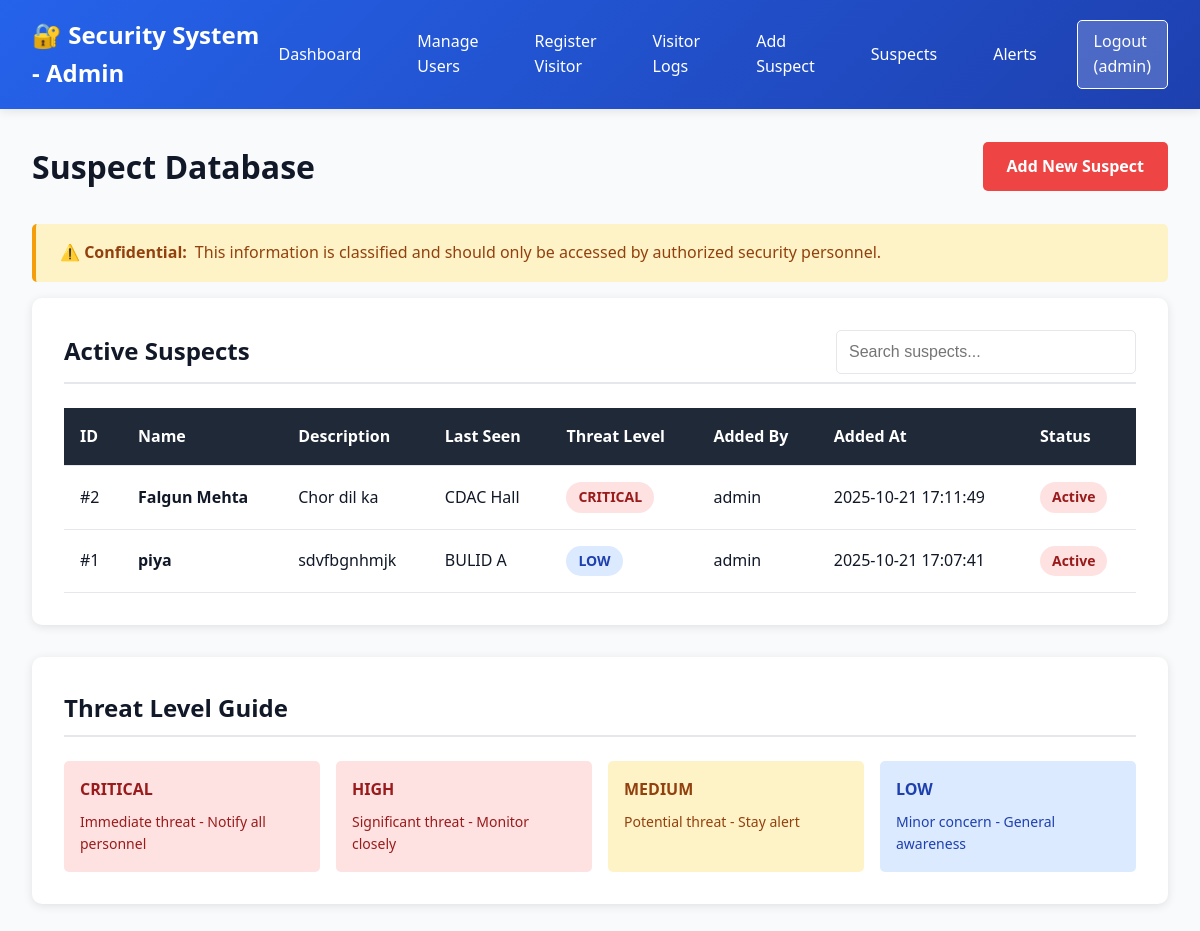
/suspect-records (signed in), run on the app's committed database.
### tables this page shows
CREATE TABLE suspects
                 (id INTEGER PRIMARY KEY AUTOINCREMENT,
                  name TEXT NOT NULL,
                  description TEXT NOT NULL,
                  last_seen TEXT,
                  threat_level TEXT NOT NULL,
                  added_by TEXT NOT NULL,
                  added_at TIMESTAMP DEFAULT CURRENT_TIMESTAMP,
                  status TEXT DEFAULT 'active');

### app.py (the view)
@app.route('/suspect-records')
@admin_required
def suspect_records():
    conn = sqlite3.connect('database.db')
    c = conn.cursor()
    c.execute("SELECT * FROM suspects ORDER BY added_at DESC")
    suspects = c.fetchall()
    conn.close()
    return render_template('suspect_records.html', suspects=suspects)

### app.py (called while the page is built)
def admin_required(f):
    @wraps(f)
    def decorated_function(*args, **kwargs):
        if 'user_id' not in session:
            flash('Please log in to access this page.', 'warning')
            return redirect(url_for('login'))
        if session.get('role') != 'admin':
            flash('Admin access required.', 'danger')
            return redirect(url_for('user_dashboard'))
        return f(*args, **kwargs)
    return decorated_function

### templates/suspect_records.html (shortened to what this page needs)
<!DOCTYPE html>
<html lang="en">
  <head>
    <link
      rel="stylesheet"
      href="{{ url_for('static', filename='css/style.css') }}"
    />
  </head>
  <body>
    <nav class="navbar">
      <div class="navbar-container">
        <div class="navbar-brand">🔐 Security System - Admin</div>
        <div class="navbar-menu">
          <a href="{{ url_for('admin_dashboard') }}">Dashboard</a>
          <a href="{{ url_for('manage_users') }}">Manage Users</a>
          <a href="{{ url_for('register_visitor') }}">Register Visitor</a>
          <a href="{{ url_for('visitor_logs') }}">Visitor Logs</a>
          <a href="{{ url_for('add_suspect') }}">Add Suspect</a>
          <a href="{{ url_for('suspect_records') }}">Suspects</a>
          <a href="{{ url_for('view_alerts') }}">Alerts</a>
          <a href="{{ url_for('logout') }}" class="btn-logout"
            >Logout ({{ session.username }})</a
          >
        </div>
      </div>
    </nav>
    <div class="container">
      <div class="flex justify-between items-center mb-2">
        <h1>Suspect Database</h1>
        <a href="{{ url_for('add_suspect') }}" class="btn btn-danger"
          >Add New Suspect</a
        >
      </div>
      <div class="alert alert-warning">
        <strong>⚠️ Confidential:</strong> This information is classified and
        should only be accessed by authorized security personnel.
      </div>
      <div class="card">
        <div class="card-header flex justify-between items-center">
          <span>Active Suspects</span>
          <input
            type="text"
            class="search-input form-control"
            placeholder="Search suspects..."
            style="width: 300px"
          />
        </div>
        {% if suspects %}
        <div class="table-container">
          <table>
            <thead>
              <tr>
                <th>ID</th>
                <th>Name</th>
                <th>Description</th>
                <th>Last Seen</th>
                <th>Threat Level</th>
                <th>Added By</th>
                <th>Added At</th>
                <th>Status</th>
              </tr>
            </thead>
            <tbody>
              {% for suspect in suspects %}
              <tr>
                <td>#{{ suspect[0] }}</td>
                <td><strong>{{ suspect[1] }}</strong></td>
                <td>{{ suspect[2] }}</td>
                <td>{{ suspect[3] if suspect[3] else 'Unknown' }}</td>
                <td>
                  {% if suspect[4] == 'critical' %}
                  <span class="badge badge-danger">CRITICAL</span>
                  {% elif suspect[4] == 'high' %}
                  <span class="badge badge-danger">HIGH</span>
                  {% elif suspect[4] == 'medium' %}
                  <span class="badge badge-warning">MEDIUM</span>
                  {% else %}
                  <span class="badge badge-info">LOW</span>
                  {% endif %}
                </td>
                <td>{{ suspect[5] }}</td>
                <td>{{ suspect[6] }}</td>
                <td>
                  {% if suspect[7] == 'active' %}
                  <span class="badge badge-danger">Active</span>
                  {% else %}
                  <span class="badge badge-success">Inactive</span>
                  {% endif %}
                </td>
              </tr>
              {% endfor %}
            </tbody>
          </table>
        </div>
        {% else %}
        <p style="color: var(--text-secondary)">No suspects in database.</p>
        {% endif %}
      </div>
      <div class="card">
        <div class="card-header">Threat Level Guide</div>
        <div
          style="
            display: grid;
            grid-template-columns: repeat(auto-fit, minmax(200px, 1fr));
            gap: 1rem;
          "
        >
          <div style="padding: 1rem; background: #fee2e2; border-radius: 5px">
            <strong style="color: #991b1b">CRITICAL</strong>
            <p style="font-size: 0.875rem; margin-top: 0.5rem; color: #991b1b">
              Immediate threat - Notify all personnel
            </p>
          </div>
          <div style="padding: 1rem; background: #fee2e2; border-radius: 5px">
            <strong style="color: #991b1b">HIGH</strong>
            <p style="font-size: 0.875rem; margin-top: 0.5rem; color: #991b1b">
              Significant threat - Monitor closely
            </p>
          </div>
          <div style="padding: 1rem; background: #fef3c7; border-radius: 5px">
            <strong style="color: #92400e">MEDIUM</strong>
            <p style="font-size: 0.875rem; margin-top: 0.5rem; color: #92400e">
              Potential threat - Stay alert
            </p>
          </div>
          <div style="padding: 1rem; background: #dbeafe; border-radius: 5px">
            <strong style="color: #1e40af">LOW</strong>
            <p style="font-size: 0.875rem; margin-top: 0.5rem; color: #1e40af">
              Minor concern - General awareness
            </p>
          </div>
        </div>
      </div>
    </div>
  </body>
</html>

### static/css/style.css (style rules this page uses)
* { margin: 0; padding: 0; box-sizing: border-box; }
:root { --primary-color: #2563eb; --secondary-color: #1e40af; --success-color: #10b981; --warning-color: #f59e0b; --danger-color: #ef4444; --dark-bg: #1f2937; --light-bg: #f9fafb; --border-color: #e5e7eb; --text-primary: #111827; --text-secondary: #6b7280; }
body { font-family: "Segoe UI", Tahoma, Geneva, Verdana, sans-serif; background-color: var(--light-bg); color: var(--text-primary); line-height: 1.6; }
.navbar { background: linear-gradient( 135deg, var(--primary-color), var(--secondary-color) ); color: white; padding: 1rem 2rem; box-shadow: 0 2px 10px rgba(0, 0, 0, 0.1); }
.navbar-container { max-width: 1400px; margin: 0 auto; display: flex; justify-content: space-between; align-items: center; }
.navbar-brand { font-size: 1.5rem; font-weight: bold; display: flex; align-items: center; gap: 0.5rem; }
.navbar-menu { display: flex; gap: 1.5rem; align-items: center; }
.navbar-menu a { color: white; text-decoration: none; padding: 0.5rem 1rem; border-radius: 5px; transition: background 0.3s; }
.btn-logout { background: rgba(255, 255, 255, 0.2); border: 1px solid white; }
.container { max-width: 1400px; margin: 2rem auto; padding: 0 2rem; }
.card { background: white; border-radius: 10px; padding: 2rem; box-shadow: 0 2px 10px rgba(0, 0, 0, 0.1); margin-bottom: 2rem; }
.card-header { font-size: 1.5rem; font-weight: bold; margin-bottom: 1.5rem; color: var(--text-primary); border-bottom: 2px solid var(--border-color); padding-bottom: 0.5rem; }
.form-control { width: 100%; padding: 0.75rem; border: 1px solid var(--border-color); border-radius: 5px; font-size: 1rem; transition: border-color 0.3s; }
.btn { padding: 0.75rem 1.5rem; border: none; border-radius: 5px; font-size: 1rem; font-weight: 600; cursor: pointer; transition: all 0.3s; text-decoration: none; display: inline-block; }
.btn-danger { background: var(--danger-color); color: white; }
.table-container { overflow-x: auto; }
table { width: 100%; border-collapse: collapse; background: white; }
thead { background: var(--dark-bg); color: white; }
th, td { padding: 1rem; text-align: left; border-bottom: 1px solid var(--border-color); }
th { font-weight: 600; }
.badge { display: inline-block; padding: 0.25rem 0.75rem; border-radius: 20px; font-size: 0.875rem; font-weight: 600; }
.badge-danger { background: #fee2e2; color: #991b1b; }
.badge-info { background: #dbeafe; color: #1e40af; }
.alert { padding: 1rem 1.5rem; border-radius: 5px; margin-bottom: 1rem; display: flex; align-items: center; gap: 0.5rem; }
.alert-warning { background: #fef3c7; color: #92400e; border-left: 4px solid var(--warning-color); }
.mb-2 { margin-bottom: 2rem; }
.flex { display: flex; }
.justify-between { justify-content: space-between; }
.items-center { align-items: center; }

### data on the page
suspects: id "2", name "Falgun Mehta", description "Chor dil ka", last_seen "CDAC Hall", threat_level "CRITICAL", added_by "admin", added_at "2025-10-21 17:11:49", status "Active"
suspects: id "1", name "piya", description "sdvfbgnhmjk", last_seen "BULID A", threat_level "LOW", added_by "admin", added_at "2025-10-21 17:07:41", status "Active"

### other printed values
{{ session.username }} "admin"
